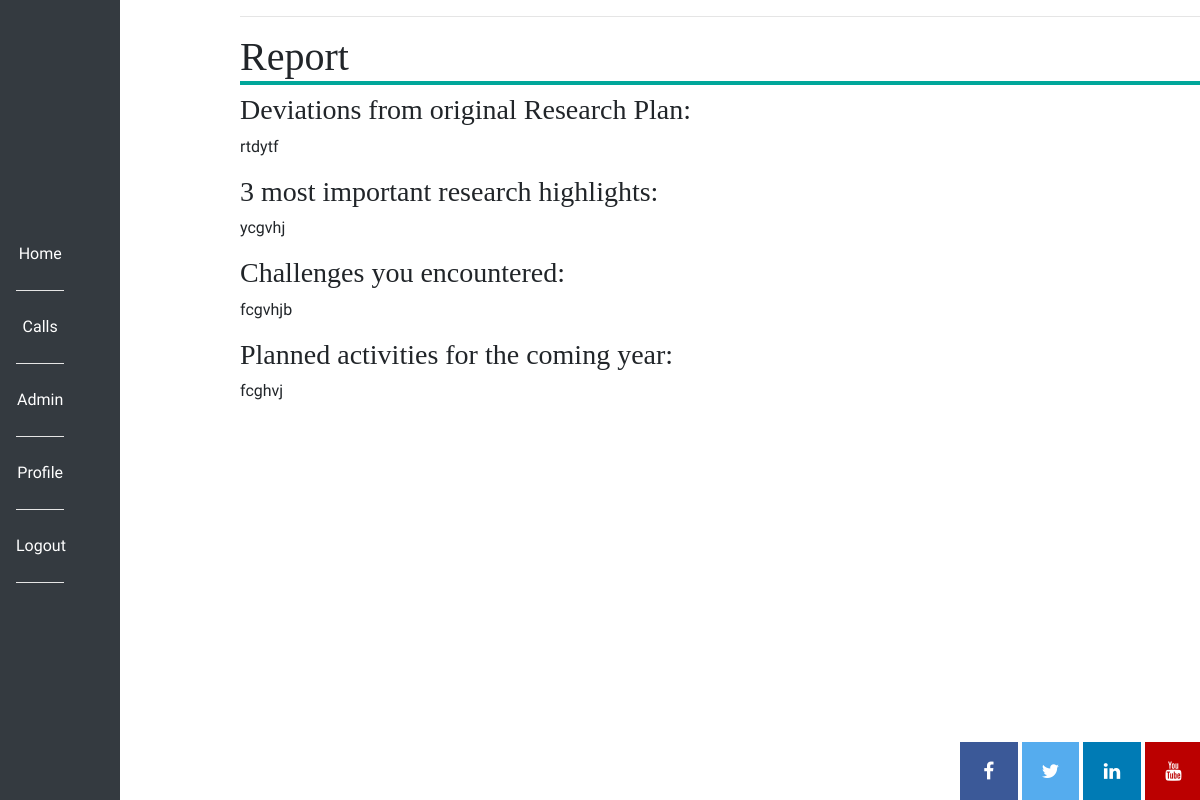
Screenshot of /review_individual_reports/2 (signed in) with the database file from the repository.
### app/models.py (models this page shows)
class AnnualReport(db.Model):
    id = db.Column(db.Integer, primary_key=True)
    proposal_id = db.Column(db.Integer, db.ForeignKey("proposal.id"))
    deviations = db.Column(db.String(200))
    research_highlights = db.Column(db.String(400))
    challenges = db.Column(db.String(400))
    planned_activities = db.Column(db.String(500))

### app/routes.py (the view)
@app.route("/review_individual_reports/<id>")
@login_required
def review_individual_reports(id):
    if not current_user.access == 2 and not current_user.access == 4:
        flash("Reviewers area only")
        return redirect(url_for("index"))
    annual_report = AnnualReport.query.filter_by(proposal_id=id).first_or_404()
    return render_template("review_individual_reports.html", svg=svg, title="Review Individual Reports",
                           annual_report=annual_report)

### app/models.py (called while the page is built)
@login.user_loader
def load_user(id):
    return User.query.get(int(id))

    def is_admin(self):
        return self.access == 2

### app/routes.py (called while the page is built)
@app.before_request
def before_request():
    if current_user.is_authenticated:
        current_user.last_seen = datetime.utcnow().strftime("%B %d %Y")
        db.session.commit()

### app/templates/review_individual_reports.html
{% extends "base.html" %}
{% block content %}
<main>
<h1>Report</h1>
<h3>Deviations from original Research Plan:</h3><p> {{ annual_report.deviations }}</p>
<h3>3 most important research highlights:</h3><p> {{ annual_report.research_highlights }}</p>
<h3>Challenges you encountered:</h3><p> {{ annual_report.challenges }}</p>
<h3>Planned activities for the coming year:</h3><p> {{ annual_report.planned_activities }}</p>
</main>
{% endblock %}

### app/static/css/style.css (style rules this page uses)
main { display:block; margin-left:20%; }
h1, h2, h3, h4, h5, h6 { font-family:Georgia, Times, serif; }
h1 { border-bottom: .1em solid #00A79A; }
p, div, a { font-family: 'Nobile', Helvetica, Arial, sans-serif; }

### rows the page displays
AnnualReport: deviations "rtdytf", research_highlights "ycgvhj", challenges "fcgvhjb", planned_activities "fcghvj"
